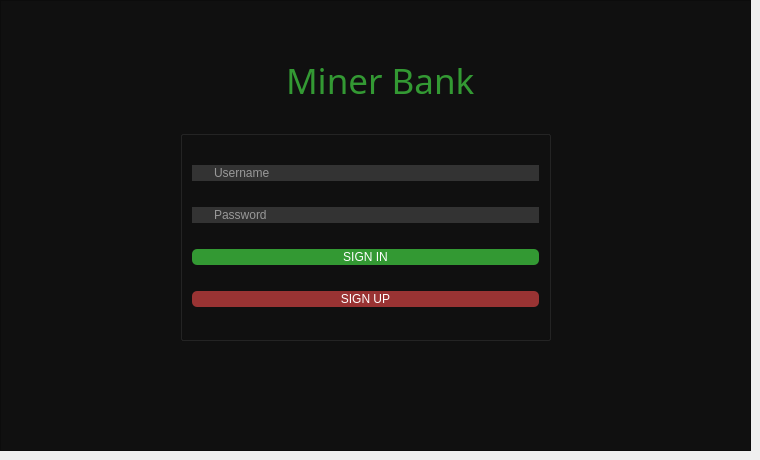
     <widget class="QWidget" name="Login">
      <widget class="QFrame" name="frame_2">
       <property name="geometry">
        <rect>
         <x>0</x>
         <y>0</y>
         <width>751</width>
         <height>451</height>
        </rect>
       </property>
       <property name="styleSheet">
        <string notr="true">background: #101010;</string>
       </property>
       <property name="frameShape">
        <enum>QFrame::StyledPanel</enum>
       </property>
       <property name="frameShadow">
        <enum>QFrame::Raised</enum>
       </property>
       <widget class="QLabel" name="label">
        <property name="geometry">
         <rect>
          <x>240</x>
          <y>60</y>
          <width>331</width>
          <height>41</height>
         </rect>
        </property>
        <property name="font">
         <font>
          <family>Droid Sans</family>
          <pointsize>-1</pointsize>
         </font>
        </property>
        <property name="styleSheet">
         <string notr="true">text-align: center;
color: #393;
margin: 0 auto;
font-size: 35px;
font-family: 'Droid Sans';</string>
        </property>
        <property name="text">
         <string>Miner Bank</string>
        </property>
       </widget>
       <widget class="QLabel" name="loginLabel">
        <property name="geometry">
         <rect>
          <x>60</x>
          <y>222</y>
          <width>267</width>
          <height>16</height>
         </rect>
        </property>
        <property name="styleSheet">
         <string notr="true">color: #fefefe;</string>
        </property>
        <property name="text">
         <string/>
        </property>
       </widget>
       <widget class="QGroupBox" name="groupBox_4">
        <property name="geometry">
         <rect>
          <x>180</x>
          <y>130</y>
          <width>371</width>
          <height>211</height>
         </rect>
        </property>
        <property name="title">
         <string/>
        </property>
        <layout class="QVBoxLayout" name="verticalLayout_5">
         <item>
          <widget class="QLineEdit" name="usernameBox">
           <property name="palette">
            <palette>
             <active>
              <colorrole role="WindowText">
               <brush brushstyle="SolidPattern">
                <color alpha="255">
                 <red>254</red>
                 <green>254</green>
                 <blue>254</blue>
                </color>
               </brush>
              </colorrole>
              <colorrole role="Button">
               <brush brushstyle="SolidPattern">
                <color alpha="255">
                 <red>51</red>
                 <green>51</green>
                 <blue>51</blue>
                </color>
               </brush>
              </colorrole>
              <colorrole role="Text">
               <brush brushstyle="SolidPattern">
                <color alpha="255">
                 <red>254</red>
                 <green>254</green>
                 <blue>254</blue>
                </color>
               </brush>
              </colorrole>
              <colorrole role="ButtonText">
               <brush brushstyle="SolidPattern">
                <color alpha="255">
                 <red>254</red>
                 <green>254</green>
                 <blue>254</blue>
                </color>
               </brush>
              </colorrole>
              <colorrole role="Base">
               <brush brushstyle="SolidPattern">
                <color alpha="255">
                 <red>51</red>
                 <green>51</green>
                 <blue>51</blue>
                </color>
               </brush>
              </colorrole>
              <colorrole role="Window">
               <brush brushstyle="SolidPattern">
                <color alpha="255">
                 <red>51</red>
                 <green>51</green>
                 <blue>51</blue>
                </color>
               </brush>
              </colorrole>
              <colorrole role="PlaceholderText">
               <brush brushstyle="SolidPattern">
                <color alpha="255">
                 <red>254</red>
                 <green>254</green>
                 <blue>254</blue>
                </color>
               </brush>
              </colorrole>
             </active>
             <inactive>
              <colorrole role="WindowText">
               <brush brushstyle="SolidPattern">
                <color alpha="255">
                 <red>254</red>
                 <green>254</green>
                 <blue>254</blue>
                </color>
               </brush>
              </colorrole>
              <colorrole role="Button">
               <brush brushstyle="SolidPattern">
                <color alpha="255">
                 <red>51</red>
                 <green>51</green>
                 <blue>51</blue>
                </color>
               </brush>
              </colorrole>
              <colorrole role="Text">
               <brush brushstyle="SolidPattern">
                <color alpha="255">
                 <red>254</red>
                 <green>254</green>
                 <blue>254</blue>
                </color>
               </brush>
              </colorrole>
              <colorrole role="ButtonText">
               <brush brushstyle="SolidPattern">
                <color alpha="255">
                 <red>254</red>
                 <green>254</green>
                 <blue>254</blue>
                </color>
               </brush>
              </colorrole>
              <colorrole role="Base">
               <brush brushstyle="SolidPattern">
                <color alpha="255">
                 <red>51</red>
                 <green>51</green>
                 <blue>51</blue>
                </color>
               </brush>
              </colorrole>
              <colorrole role="Window">
               <brush brushstyle="SolidPattern">
                <color alpha="255">
                 <red>51</red>
                 <green>51</green>
                 <blue>51</blue>
                </color>
               </brush>
              </colorrole>
              <colorrole role="PlaceholderText">
               <brush brushstyle="SolidPattern">
                <color alpha="255">
                 <red>254</red>
                 <green>254</green>
                 <blue>254</blue>
                </color>
               </brush>
              </colorrole>
             </inactive>
             <disabled>
              <colorrole role="WindowText">
               <brush brushstyle="SolidPattern">
                <color alpha="255">
                 <red>254</red>
                 <green>254</green>
                 <blue>254</blue>
                </color>
               </brush>
              </colorrole>
              <colorrole role="Button">
               <brush brushstyle="SolidPattern">
                <color alpha="255">
                 <red>51</red>
                 <green>51</green>
                 <blue>51</blue>
                </color>
               </brush>
              </colorrole>
              <colorrole role="Text">
               <brush brushstyle="SolidPattern">
                <color alpha="255">
                 <red>254</red>
                 <green>254</green>
                 <blue>254</blue>
                </color>
               </brush>
              </colorrole>
              <colorrole role="ButtonText">
               <brush brushstyle="SolidPattern">
                <color alpha="255">
                 <red>254</red>
                 <green>254</green>
                 <blue>254</blue>
                </color>
               </brush>
              </colorrole>
              <colorrole role="Base">
               <brush brushstyle="SolidPattern">
                <color alpha="255">
                 <red>51</red>
                 <green>51</green>
                 <blue>51</blue>
                </color>
               </brush>
              </colorrole>
              <colorrole role="Window">
               <brush brushstyle="SolidPattern">
                <color alpha="255">
                 <red>51</red>
                 <green>51</green>
                 <blue>51</blue>
                </color>
               </brush>
              </colorrole>
              <colorrole role="PlaceholderText">
               <brush brushstyle="SolidPattern">
                <color alpha="255">
                 <red>254</red>
                 <green>254</green>
                 <blue>254</blue>
                </color>
               </brush>
              </colorrole>
             </disabled>
            </palette>
           </property>
           <property name="font">
            <font>
             <kerning>true</kerning>
            </font>
           </property>
           <property name="layoutDirection">
            <enum>Qt::LeftToRight</enum>
           </property>
           <property name="styleSheet">
            <string notr="true">padding-left: 20px;
padding-right: 20px;
border-radius: 20px;
background: #333;
color: #fefefe;</string>
           </property>
           <property name="text">
            <string/>
           </property>
           <property name="frame">
            <bool>false</bool>
           </property>
           <property name="cursorPosition">
            <number>0</number>
           </property>
           <property name="placeholderText">
            <string>Username</string>
           </property>
          </widget>
         </item>
         <item>
          <widget class="QLineEdit" name="passwordBox">
           <property name="palette">
            <palette>
             <active>
              <colorrole role="WindowText">
               <brush brushstyle="SolidPattern">
                <color alpha="255">
                 <red>254</red>
                 <green>254</green>
                 <blue>254</blue>
                </color>
               </brush>
              </colorrole>
              <colorrole role="Button">
               <brush brushstyle="SolidPattern">
                <color alpha="255">
                 <red>51</red>
                 <green>51</green>
                 <blue>51</blue>
                </color>
               </brush>
              </colorrole>
              <colorrole role="Text">
               <brush brushstyle="SolidPattern">
                <color alpha="255">
                 <red>254</red>
                 <green>254</green>
                 <blue>254</blue>
                </color>
               </brush>
              </colorrole>
              <colorrole role="ButtonText">
               <brush brushstyle="SolidPattern">
                <color alpha="255">
                 <red>254</red>
                 <green>254</green>
                 <blue>254</blue>
                </color>
               </brush>
              </colorrole>
              <colorrole role="Base">
               <brush brushstyle="SolidPattern">
                <color alpha="255">
                 <red>51</red>
                 <green>51</green>
                 <blue>51</blue>
                </color>
               </brush>
              </colorrole>
              <colorrole role="Window">
               <brush brushstyle="SolidPattern">
                <color alpha="255">
                 <red>51</red>
                 <green>51</green>
                 <blue>51</blue>
                </color>
               </brush>
              </colorrole>
              <colorrole role="PlaceholderText">
               <brush brushstyle="SolidPattern">
                <color alpha="255">
                 <red>254</red>
                 <green>254</green>
                 <blue>254</blue>
                </color>
               </brush>
              </colorrole>
             </active>
             <inactive>
              <colorrole role="WindowText">
               <brush brushstyle="SolidPattern">
                <color alpha="255">
                 <red>254</red>
                 <green>254</green>
                 <blue>254</blue>
                </color>
               </brush>
              </colorrole>
              <colorrole role="Button">
               <brush brushstyle="SolidPattern">
                <color alpha="255">
                 <red>51</red>
                 <green>51</green>
                 <blue>51</blue>
                </color>
               </brush>
              </colorrole>
              <colorrole role="Text">
               <brush brushstyle="SolidPattern">
                <color alpha="255">
                 <red>254</red>
                 <green>254</green>
                 <blue>254</blue>
                </color>
               </brush>
              </colorrole>
              <colorrole role="ButtonText">
               <brush brushstyle="SolidPattern">
                <color alpha="255">
                 <red>254</red>
                 <green>254</green>
                 <blue>254</blue>
                </color>
               </brush>
              </colorrole>
              <colorrole role="Base">
               <brush brushstyle="SolidPattern">
                <color alpha="255">
                 <red>51</red>
                 <green>51</green>
                 <blue>51</blue>
                </color>
               </brush>
              </colorrole>
              <colorrole role="Window">
               <brush brushstyle="SolidPattern">
                <color alpha="255">
                 <red>51</red>
                 <green>51</green>
                 <blue>51</blue>
                </color>
               </brush>
              </colorrole>
              <colorrole role="PlaceholderText">
               <brush brushstyle="SolidPattern">
                <color alpha="255">
                 <red>254</red>
                 <green>254</green>
                 <blue>254</blue>
                </color>
               </brush>
              </colorrole>
             </inactive>
             <disabled>
              <colorrole role="WindowText">
               <brush brushstyle="SolidPattern">
                <color alpha="255">
                 <red>254</red>
                 <green>254</green>
                 <blue>254</blue>
                </color>
               </brush>
              </colorrole>
              <colorrole role="Button">
               <brush brushstyle="SolidPattern">
                <color alpha="255">
                 <red>51</red>
                 <green>51</green>
                 <blue>51</blue>
                </color>
               </brush>
              </colorrole>
              <colorrole role="Text">
               <brush brushstyle="SolidPattern">
                <color alpha="255">
                 <red>254</red>
                 <green>254</green>
                 <blue>254</blue>
                </color>
               </brush>
              </colorrole>
              <colorrole role="ButtonText">
               <brush brushstyle="SolidPattern">
                <color alpha="255">
                 <red>254</red>
                 <green>254</green>
                 <blue>254</blue>
                </color>
               </brush>
              </colorrole>
              <colorrole role="Base">
               <brush brushstyle="SolidPattern">
                <color alpha="255">
                 <red>51</red>
                 <green>51</green>
                 <blue>51</blue>
                </color>
               </brush>
              </colorrole>
              <colorrole role="Window">
               <brush brushstyle="SolidPattern">
                <color alpha="255">
                 <red>51</red>
                 <green>51</green>
                 <blue>51</blue>
                </color>
               </brush>
              </colorrole>
              <colorrole role="PlaceholderText">
               <brush brushstyle="SolidPattern">
                <color alpha="255">
                 <red>254</red>
                 <green>254</green>
                 <blue>254</blue>
                </color>
               </brush>
              </colorrole>
             </disabled>
            </palette>
           </property>
           <property name="font">
            <font>
             <kerning>true</kerning>
            </font>
           </property>
           <property name="layoutDirection">
            <enum>Qt::LeftToRight</enum>
           </property>
           <property name="styleSheet">
            <string notr="true">padding-left: 20px;
padding-right: 20px;
border-radius: 20px;
background: #333;
color: #fefefe;</string>
           </property>
           <property name="inputMethodHints">
            <set>Qt::ImhNone</set>
           </property>
           <property name="inputMask">
            <string/>
           </property>
           <property name="text">
            <string/>
           </property>
           <property name="frame">
            <bool>false</bool>
           </property>
           <property name="cursorPosition">
            <number>0</number>
           </property>
           <property name="placeholderText">
            <string>Password</string>
           </property>
          </widget>
         </item>
         <item>
          <widget class="QPushButton" name="loginButton">
           <property name="styleSheet">
            <string notr="true">Padding: 1px;
Border-radius: 5px;
Background: #393;
Color: #fefefe;</string>
           </property>
           <property name="text">
            <string>SIGN IN</string>
           </property>
          </widget>
         </item>
         <item>
          <widget class="QPushButton" name="regButton">
           <property name="styleSheet">
            <string notr="true">Padding: 1px;
Border-radius: 5px;
Background: #933;
Color: #fefefe;</string>
           </property>
           <property name="text">
            <string>SIGN UP</string>
           </property>
          </widget>
         </item>
        </layout>
       </widget>
      </widget>
     </widget>
